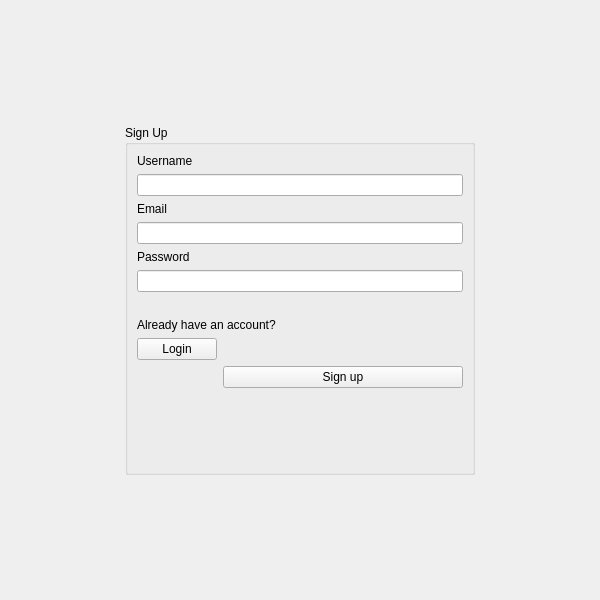
<?xml version="1.0" encoding="UTF-8"?>
<ui version="4.0">
 <class>SignUpPage</class>
 <widget class="QWidget" name="SignUpPage">
  <property name="geometry">
   <rect>
    <x>0</x>
    <y>0</y>
    <width>600</width>
    <height>600</height>
   </rect>
  </property>
  <property name="windowTitle">
   <string>Form</string>
  </property>
  <widget class="QGroupBox" name="groupBox">
   <property name="geometry">
    <rect>
     <x>125</x>
     <y>125</y>
     <width>350</width>
     <height>350</height>
    </rect>
   </property>
   <property name="title">
    <string>Sign Up</string>
   </property>
   <layout class="QFormLayout" name="formLayout">
    <item row="0" column="0">
     <widget class="QLabel" name="usernameLabel">
      <property name="text">
       <string>Username</string>
      </property>
     </widget>
    </item>
    <item row="2" column="0">
     <widget class="QLabel" name="emailLabel">
      <property name="text">
       <string>Email</string>
      </property>
     </widget>
    </item>
    <item row="4" column="0">
     <widget class="QLabel" name="passwordLabel">
      <property name="text">
       <string>Password</string>
      </property>
     </widget>
    </item>
    <item row="7" column="0" colspan="2">
     <widget class="QLabel" name="loginLabel">
      <property name="text">
       <string>Already have an account?</string>
      </property>
     </widget>
    </item>
    <item row="8" column="0">
     <widget class="QPushButton" name="loginButton">
      <property name="text">
       <string>Login</string>
      </property>
     </widget>
    </item>
    <item row="9" column="1">
     <widget class="QPushButton" name="signupButton">
      <property name="text">
       <string>Sign up</string>
      </property>
     </widget>
    </item>
    <item row="5" column="0" colspan="2">
     <widget class="QLineEdit" name="passwordLineEdit">
      <property name="echoMode">
       <enum>QLineEdit::Password</enum>
      </property>
     </widget>
    </item>
    <item row="3" column="0" colspan="2">
     <widget class="QLineEdit" name="emailLineEdit"/>
    </item>
    <item row="1" column="0" colspan="2">
     <widget class="QLineEdit" name="usernameLineEdit"/>
    </item>
    <item row="6" column="0" colspan="2">
     <widget class="QLabel" name="statusLabel">
      <property name="text">
       <string/>
      </property>
     </widget>
    </item>
   </layout>
  </widget>
 </widget>
 <resources/>
 <connections/>
</ui>
